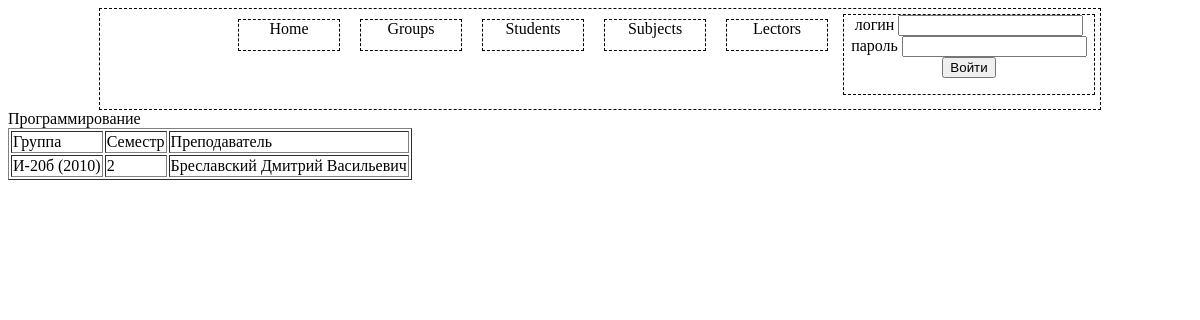
The page /IT_Project/subjects_details.php?subjectId=2 on the database as committed earlier.
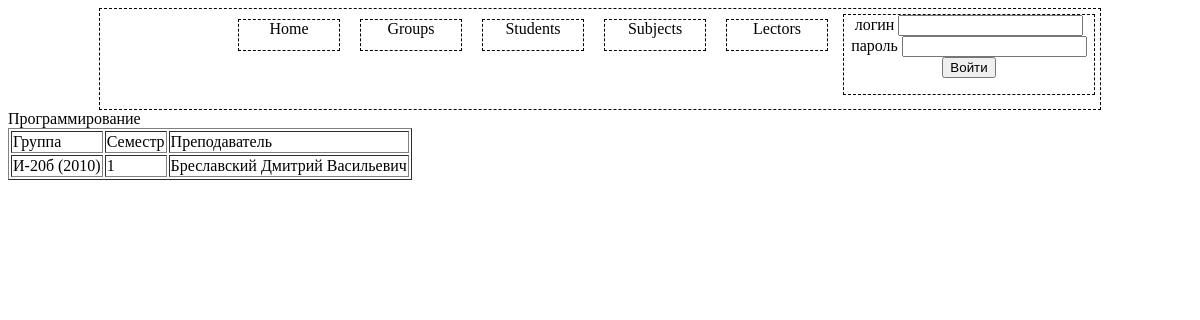
The same page on the database as committed later.
### tables this page shows
CREATE TABLE IF NOT EXISTS `groups` (
  `group_id` int(10) NOT NULL AUTO_INCREMENT,
  `group_name` text,
  PRIMARY KEY (`group_id`)
);

CREATE TABLE IF NOT EXISTS `groups_subjects` (
  `group_id` int(10) NOT NULL,
  `subject_id` int(10) NOT NULL,
  `semester` int(10) NOT NULL
);

CREATE TABLE IF NOT EXISTS `lectors` (
  `lector_id` int(10) NOT NULL AUTO_INCREMENT,
  `lector_name` text,
  `lector_position` text,
  `lector_email` text,
  `lector_login` tinytext,
  `lector_password` tinytext,
  PRIMARY KEY (`lector_id`)
);

### IT_Project/subjects_details.php (the view, shortened to what this page needs)
<?
include('index.php');
	$subjectId=$_GET['subjectId'];
	echo "<table border = 1>";
    echo "<tr>";
	   echo "<td>";
	   echo  "Группа";
	   echo "</td>";
	   echo "<td>";
	   echo  "Семестр";
	   echo "</td>";
	   echo "<td>";
	   echo  "Преподаватель";
	   echo "</td>";
	echo "</tr>";
	$queryGroup = "select * from groups where group_id in (select group_id from groups_subjects where subject_id in
(select subject_id from subjects where subject_id=".$subjectId."))";
	$result = mysql_query($queryGroup);
	while($row = mysql_fetch_array($result)){
		echo "<tr>";
		echo"<td>".
	   "<a href=\"vedomost.php?subjectId=".$subjectId."&groupId=".$row['group_id']."\">".$row['group_name'] . "</a>"
	."</td>";
	$querySemester = "SELECT semester  FROM groups_subjects where subject_id=".$subjectId;
		$result=mysql_query($querySemester);
		$row = mysql_fetch_array($result);
		echo"<td>"
			.$row['semester']
			."</td>";
			$querylector = "SELECT lector_name FROM lectors where lector_id in (select lector_id from subjects where subject_id in (select subject_id from groups_subjects where subject_id=".$subjectId."))";
		$result=mysql_query($querylector);
		$row = mysql_fetch_array($result);
		echo"<td>"
			.$row['lector_name']
			."</td>";
	echo "</tr>";
	}
	echo "</table>";
?>

Rows that differ between the two databases and show on the page:
changed through a linked row, groups "Бреславский Дмитрий Васильевич": groups_subjects.semester "2" → "1"
